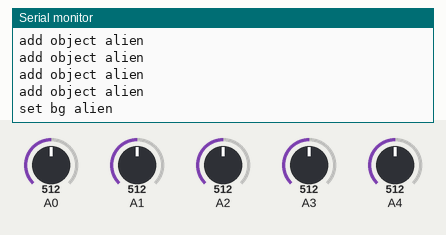
The sketch below on a simulated Arduino Uno, built with avr-gcc and run on an emulated ATmega328P. On the bench: the last lines printed to the serial monitor. The test bench sets the inputs (shaded band); at power-on: A0 = 512, A4 = 512, A1 = 512, A2 = 512, A3 = 512.

Above: at 1.2 s.
1.3 s: A0 set to 88
At 2.0 s:
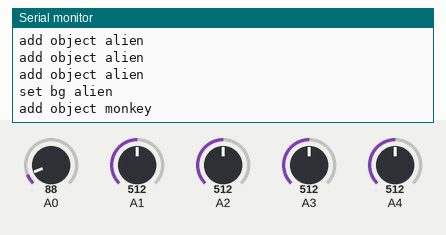
2.8 s: A4 set to 716
At 3.3 s:
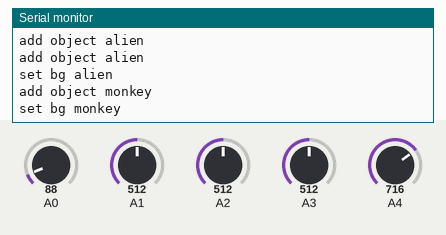
4.3 s: A1 set to 30
At 5.4 s:
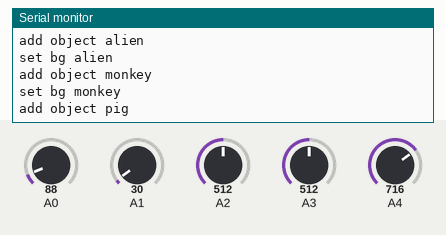
5.8 s: A2 set to 1010
At 7.0 s:
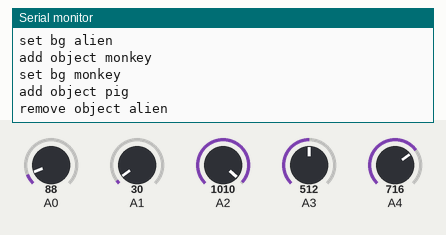
7.3 s: A4 set to 30
At 8.0 s:
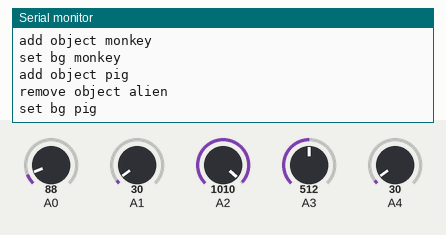
8.8 s: A0 set to 1010
At 9.9 s:
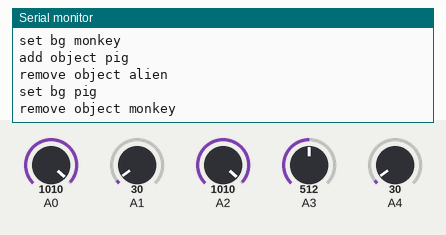

The sketch:

Dock.ino
```cpp
/**
 *
 * Author: Tarhata Guiamelon
 * Critter Safari Game Dock Code
 * MHCID Capstone 2014
 *
 **/


// Object and Background Pieces
#define OBJECT1 A0
#define OBJECT2 A1
#define OBJECT3 A2
#define OBJECT4 A3
#define BACKGROUND A4

int values[] = {
  1023, 1023, 1023, 1023, 1023};  // {object, object, object, object, background}

int prevValues [] = {
  1023, 1023, 1023, 1023, 1023}; // {object, object, object, object, background}

const int range = 5; // range that accounts for variance in analog readings

String type = "";

void setup() {
  Serial.begin(57600);
  Serial.println("Starting...");
}

void loop() {
  for (int pin=0; pin < 5; pin++)
  {
    int reading = analogRead(pin);
    //    Serial.println(reading);

    int value = values[pin];
    int prevValue = prevValues[pin];

    int minReading = value - range;
    int maxReading = value + range;

    if (reading > maxReading || reading < minReading)
    {
      if (reading < 1000 && pin < 4)
      {
        Serial.print("add object ");
        type = checkType(reading, type);
        Serial.println(type);
      }
      else if (reading > 1000 && pin < 4)
      {
        Serial.print("remove object ");
        type = checkType(value, type);
        Serial.println(type);
      }
      else if (reading < 1000 && pin == 4)
      {
        Serial.print("set bg ");
        type = checkType(reading, type);
        Serial.println(type);
      }
    }
    prevValues[pin] = values[pin]; // save current values
    values[pin] = reading;        // update currently read value
    delay(5);
  }

  //check current readings
//  Serial.print("Current readings = ");
//  for (int pin = 0; pin<5; pin++) {
//    Serial.print(values[pin]);
//    Serial.print(" ");
//  }
//  Serial.println();
}

String checkType(int value, String type) {
  if (value > 15 && value < 25) {
    type = "fox";
  }
  else if(value > 25 && value < 35) {
    type = "pig";
  }
  else if (value > 85 && value < 98) {
    type = "monkey";
  }
  else if (value > 505 && value < 515) {
    type = "alien";
  }
  if (value > 175 && value < 185) {
    type = "forest";
  }
  else if (value > 5 && value < 15) {
    type = "space";
  }
  else if (value > 1000)
  {
    type = "";
  }
  return type;
}
```

Measured:
- after the input at 1.3 s, the serial monitor: prints a new line at once (image 1)
- after the input at 2.8 s, the serial monitor: prints a new line at once (image 2)
- after the input at 4.3 s, the serial monitor: prints a new line at once (image 3)
- after the input at 5.8 s, the serial monitor: prints a new line at once (image 4)
- after the input at 7.3 s, the serial monitor: prints a new line at once (image 5)
- after the input at 8.8 s, the serial monitor: prints a new line at once (image 6)
